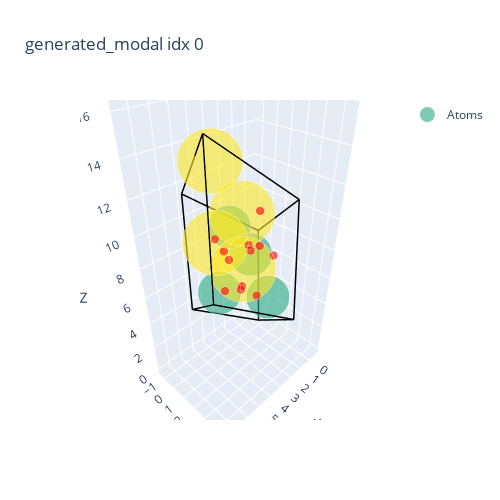
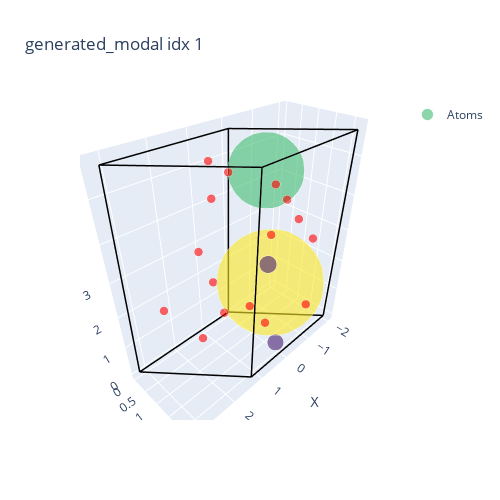
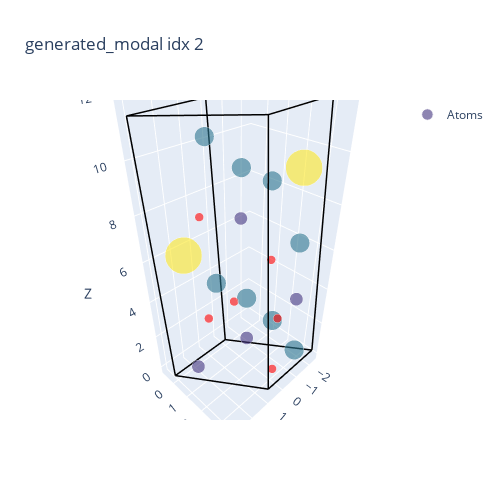
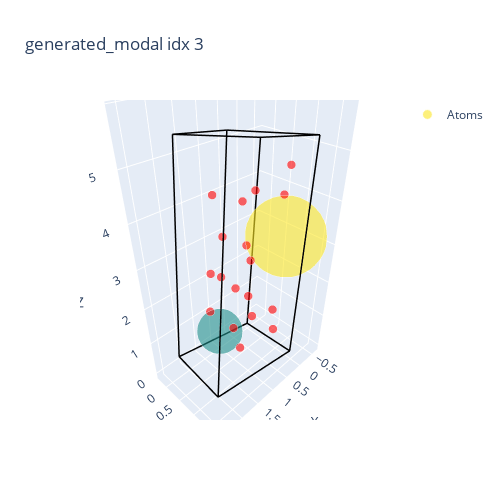

The notebook cell these images were saved under, in order:
### Code cell
# XYZ_PATH = PROJECT_ROOT / "checkpoints" / "modal_results" / "20251122-122521" / "generated_modal.xyz"
XYZ_PATH = PROJECT_ROOT / "checkpoints" / "inference_results" / "20251122-144212" / "generated_modal.xyz"
atoms_list = read(XYZ_PATH, index=":")   # load every structure
print(f"Loaded {len(atoms_list)} structures from {XYZ_PATH}")

for sample_idx, atoms in enumerate(atoms_list[:5]):  # adjust slice as needed
    sample_data = ase_atoms_to_omg_data(atoms)
    plot_crystal_with_points(sample_data, sample_idx, title=f"generated_modal idx {sample_idx}")

### Figure 1 — Plotly figure (JSON) as saved in the notebook; plotly's stock layout.template omitted (floating-point values rounded to 4 significant figures)
{"data": [{"hoverinfo": "text", "hovertext": ["A_n: 31<br>Pos: (0.48, -0.55, 5.89)", "A_n: 31<br>Pos: (4.22, 1.49, 10.36)", "A_n: 31<br>Pos: (3.52, -0.27, 4.62)", "A_n: 31<br>Pos: (1.81, 2.22, 4.73)", "A_n: 52<br>Pos: (2.52, 0.75, 6.45)", "A_n: 52<br>Pos: (2.13, 0.27, 9.88)", "A_n: 52<br>Pos: (6.26, 2.73, 10.91)", "A_n: 52<br>Pos: (6.03, 2.36, 14.50)", "A_n: -1<br>Pos: (2.62, 2.14, 10.88)", "A_n: -1<br>Pos: (0.85, 1.74, 7.08)", "A_n: -1<br>Pos: (3.41, 2.89, 9.48)", "A_n: -1<br>Pos: (2.63, -0.69, 7.07)", "A_n: -1<br>Pos: (4.41, 2.61, 7.27)", "A_n: -1<br>Pos: (4.26, 1.49, 8.33)", "A_n: -1<br>Pos: (4.05, 0.19, 8.95)", "A_n: -1<br>Pos: (4.33, 1.19, 6.05)", "A_n: -1<br>Pos: (2.85, 1.59, 8.67)", "A_n: -1<br>Pos: (1.63, -0.23, 3.76)", "A_n: -1<br>Pos: (1.74, 0.70, 7.36)", "A_n: -1<br>Pos: (1.48, 1.06, 3.91)"], "marker": {"color": ["rgb(41, 169, 130)", "rgb(41, 169, 130)", "rgb(41, 169, 130)", "rgb(41, 169, 130)", "rgb(253, 231, 37)", "rgb(253, 231, 37)", "rgb(253, 231, 37)", "rgb(253, 231, 37)", "red", "red", "red", "red", "red", "red", "red", "red", "red", "red", "red", "red"], "opacity": 0.6, "size": [30.0, 30.0, 30.0, 30.0, 45.75, 45.75, 45.75, 45.75, 6.0, 6.0, 6.0, 6.0, 6.0, 6.0, 6.0, 6.0, 6.0, 6.0, 6.0, 6.0]}, "mode": "markers", "name": "Atoms", "type": "scatter3d", "x": [0.4835, 4.219, 3.523, 1.812, 2.519, 2.133, 6.263, 6.027, 2.624, 0.852, 3.414, 2.629, 4.405, 4.256, 4.05, 4.327, 2.853, 1.629, 1.742, 1.479], "y": [-0.5455, 1.486, -0.2693, 2.219, 0.7547, 0.2741, 2.73, 2.358, 2.14, 1.738, 2.894, -0.6882, 2.61, 1.493, 0.1856, 1.192, 1.591, -0.2332, 0.6965, 1.057], "z": [5.894, 10.36, 4.617, 4.735, 6.454, 9.883, 10.91, 14.5, 10.88, 7.075, 9.482, 7.069, 7.268, 8.332, 8.948, 6.05, 8.668, 3.755, 7.357, 3.909]}, {"hoverinfo": "none", "line": {"color": "black", "width": 3}, "mode": "lines", "showlegend": false, "type": "scatter3d", "x": [0, 5.499], "y": [0, -0.4663], "z": [0, 4.324]}, {"hoverinfo": "none", "line": {"color": "black", "width": 3}, "mode": "lines", "showlegend": false, "type": "scatter3d", "x": [0, 2.079], "y": [0, 4.513], "z": [0, 4.557]}, {"hoverinfo": "none", "line": {"color": "black", "width": 3}, "mode": "lines", "showlegend": false, "type": "scatter3d", "x": [0, -0.6567], "y": [0, -0.8907], "z": [0, 7.053]}, {"hoverinfo": "none", "line": {"color": "black", "width": 3}, "mode": "lines", "showlegend": false, "type": "scatter3d", "x": [5.499, 7.578], "y": [-0.4663, 4.047], "z": [4.324, 8.881]}, {"hoverinfo": "none", "line": {"color": "black", "width": 3}, "mode": "lines", "showlegend": false, "type": "scatter3d", "x": [5.499, 4.842], "y": [-0.4663, -1.357], "z": [4.324, 11.38]}, {"hoverinfo": "none", "line": {"color": "black", "width": 3}, "mode": "lines", "showlegend": false, "type": "scatter3d", "x": [2.079, 7.578], "y": [4.513, 4.047], "z": [4.557, 8.881]}, {"hoverinfo": "none", "line": {"color": "black", "width": 3}, "mode": "lines", "showlegend": false, "type": "scatter3d", "x": [2.079, 1.422], "y": [4.513, 3.622], "z": [4.557, 11.61]}, {"hoverinfo": "none", "line": {"color": "black", "width": 3}, "mode": "lines", "showlegend": false, "type": "scatter3d", "x": [-0.6567, 4.842], "y": [-0.8907, -1.357], "z": [7.053, 11.38]}, {"hoverinfo": "none", "line": {"color": "black", "width": 3}, "mode": "lines", "showlegend": false, "type": "scatter3d", "x": [-0.6567, 1.422], "y": [-0.8907, 3.622], "z": [7.053, 11.61]}, {"hoverinfo": "none", "line": {"color": "black", "width": 3}, "mode": "lines", "showlegend": false, "type": "scatter3d", "x": [7.578, 6.921], "y": [4.047, 3.156], "z": [8.881, 15.93]}, {"hoverinfo": "none", "line": {"color": "black", "width": 3}, "mode": "lines", "showlegend": false, "type": "scatter3d", "x": [4.842, 6.921], "y": [-1.357, 3.156], "z": [11.38, 15.93]}, {"hoverinfo": "none", "line": {"color": "black", "width": 3}, "mode": "lines", "showlegend": false, "type": "scatter3d", "x": [1.422, 6.921], "y": [3.622, 3.156], "z": [11.61, 15.93]}], "layout": {"autosize": false, "height": 500, "scene": {"xaxis": {"title": {"text": "X"}}, "yaxis": {"title": {"text": "Y"}}, "zaxis": {"title": {"text": "Z"}}}, "title": {"text": "generated_modal idx 0"}, "width": 500}}

### Figure 2 — Plotly figure (JSON) as saved in the notebook; plotly's stock layout.template omitted (floating-point values rounded to 4 significant figures)
{"data": [{"hoverinfo": "text", "hovertext": ["A_n: 62<br>Pos: (-0.64, 0.71, 4.66)", "A_n: 90<br>Pos: (-0.16, 1.41, 1.91)", "A_n: 6<br>Pos: (0.33, 2.16, 0.56)", "A_n: 7<br>Pos: (0.81, 2.17, 3.35)", "A_n: -1<br>Pos: (-1.23, 1.41, 3.35)", "A_n: -1<br>Pos: (-0.22, 0.69, 0.55)", "A_n: -1<br>Pos: (0.84, 0.34, 1.84)", "A_n: -1<br>Pos: (0.77, 0.35, 4.25)", "A_n: -1<br>Pos: (1.54, 0.73, 3.33)", "A_n: -1<br>Pos: (-0.19, 1.44, 4.65)", "A_n: -1<br>Pos: (-0.09, 1.41, 0.46)", "A_n: -1<br>Pos: (1.61, 0.72, 0.59)", "A_n: -1<br>Pos: (1.01, 0.59, 5.28)", "A_n: -1<br>Pos: (-1.41, 1.83, 0.59)", "A_n: -1<br>Pos: (2.44, 0.37, 1.88)", "A_n: -1<br>Pos: (-0.14, 1.42, 3.35)", "A_n: -1<br>Pos: (-0.82, 2.17, 3.28)", "A_n: -1<br>Pos: (1.48, 1.46, 1.91)", "A_n: -1<br>Pos: (1.25, 1.45, 5.36)", "A_n: -1<br>Pos: (0.29, 2.15, 4.69)"], "marker": {"color": ["rgb(66, 188, 113)", "rgb(253, 231, 37)", "rgb(71, 28, 109)", "rgb(71, 32, 112)", "red", "red", "red", "red", "red", "red", "red", "red", "red", "red", "red", "red", "red", "red", "red", "red"], "opacity": 0.6, "size": [53.25, 74.25, 11.25, 12.0, 6.0, 6.0, 6.0, 6.0, 6.0, 6.0, 6.0, 6.0, 6.0, 6.0, 6.0, 6.0, 6.0, 6.0, 6.0, 6.0]}, "mode": "markers", "name": "Atoms", "type": "scatter3d", "x": [-0.6372, -0.1597, 0.3325, 0.8132, -1.23, -0.2202, 0.8381, 0.7717, 1.542, -0.1937, -0.09269, 1.606, 1.012, -1.409, 2.436, -0.1448, -0.817, 1.477, 1.253, 0.2851], "y": [0.7101, 1.408, 2.157, 2.17, 1.412, 0.6867, 0.3401, 0.3483, 0.7254, 1.437, 1.411, 0.7179, 0.5905, 1.832, 0.3663, 1.422, 2.169, 1.455, 1.449, 2.15], "z": [4.657, 1.912, 0.5559, 3.35, 3.352, 0.5471, 1.842, 4.254, 3.33, 4.647, 0.4596, 0.5906, 5.28, 0.5898, 1.88, 3.352, 3.283, 1.908, 5.356, 4.693]}, {"hoverinfo": "none", "line": {"color": "black", "width": 3}, "mode": "lines", "showlegend": false, "type": "scatter3d", "x": [0, 3.223], "y": [0, 0.04619], "z": [0, 0.04174]}, {"hoverinfo": "none", "line": {"color": "black", "width": 3}, "mode": "lines", "showlegend": false, "type": "scatter3d", "x": [0, -1.918], "y": [0, 2.178], "z": [0, 0.03092]}, {"hoverinfo": "none", "line": {"color": "black", "width": 3}, "mode": "lines", "showlegend": false, "type": "scatter3d", "x": [0, -0.1188], "y": [0, 0.01988], "z": [0, 5.586]}, {"hoverinfo": "none", "line": {"color": "black", "width": 3}, "mode": "lines", "showlegend": false, "type": "scatter3d", "x": [3.223, 1.305], "y": [0.04619, 2.225], "z": [0.04174, 0.07266]}, {"hoverinfo": "none", "line": {"color": "black", "width": 3}, "mode": "lines", "showlegend": false, "type": "scatter3d", "x": [3.223, 3.104], "y": [0.04619, 0.06607], "z": [0.04174, 5.628]}, {"hoverinfo": "none", "line": {"color": "black", "width": 3}, "mode": "lines", "showlegend": false, "type": "scatter3d", "x": [-1.918, 1.305], "y": [2.178, 2.225], "z": [0.03092, 0.07266]}, {"hoverinfo": "none", "line": {"color": "black", "width": 3}, "mode": "lines", "showlegend": false, "type": "scatter3d", "x": [-1.918, -2.037], "y": [2.178, 2.198], "z": [0.03092, 5.617]}, {"hoverinfo": "none", "line": {"color": "black", "width": 3}, "mode": "lines", "showlegend": false, "type": "scatter3d", "x": [-0.1188, 3.104], "y": [0.01988, 0.06607], "z": [5.586, 5.628]}, {"hoverinfo": "none", "line": {"color": "black", "width": 3}, "mode": "lines", "showlegend": false, "type": "scatter3d", "x": [-0.1188, -2.037], "y": [0.01988, 2.198], "z": [5.586, 5.617]}, {"hoverinfo": "none", "line": {"color": "black", "width": 3}, "mode": "lines", "showlegend": false, "type": "scatter3d", "x": [1.305, 1.186], "y": [2.225, 2.245], "z": [0.07266, 5.659]}, {"hoverinfo": "none", "line": {"color": "black", "width": 3}, "mode": "lines", "showlegend": false, "type": "scatter3d", "x": [3.104, 1.186], "y": [0.06607, 2.245], "z": [5.628, 5.659]}, {"hoverinfo": "none", "line": {"color": "black", "width": 3}, "mode": "lines", "showlegend": false, "type": "scatter3d", "x": [-2.037, 1.186], "y": [2.198, 2.245], "z": [5.617, 5.659]}], "layout": {"autosize": false, "height": 500, "scene": {"xaxis": {"title": {"text": "X"}}, "yaxis": {"title": {"text": "Y"}}, "zaxis": {"title": {"text": "Z"}}}, "title": {"text": "generated_modal idx 1"}, "width": 500}}

### Figure 3 — Plotly figure (JSON) as saved in the notebook; plotly's stock layout.template omitted (floating-point values rounded to 4 significant figures)
{"data": [{"hoverinfo": "text", "hovertext": ["A_n: 3<br>Pos: (0.59, 2.04, 2.10)", "A_n: 3<br>Pos: (0.57, 1.66, 7.84)", "A_n: 3<br>Pos: (2.44, 0.87, 0.80)", "A_n: 3<br>Pos: (-1.23, 3.14, 3.87)", "A_n: 25<br>Pos: (2.38, 0.51, 6.58)", "A_n: 25<br>Pos: (-1.25, 2.85, 9.55)", "A_n: 9<br>Pos: (1.43, 0.93, 10.77)", "A_n: 9<br>Pos: (-0.12, 1.00, 9.35)", "A_n: 9<br>Pos: (0.34, 3.19, 3.76)", "A_n: 9<br>Pos: (-1.21, 3.34, 0.94)", "A_n: 9<br>Pos: (-0.06, 1.38, 3.57)", "A_n: 9<br>Pos: (0.30, 2.80, 9.54)", "A_n: 9<br>Pos: (1.49, 1.24, 5.19)", "A_n: 9<br>Pos: (-1.22, 3.03, 6.62)", "A_n: -1<br>Pos: (0.29, 3.32, 0.90)", "A_n: -1<br>Pos: (0.34, 2.97, 6.59)", "A_n: -1<br>Pos: (1.32, 0.26, 7.64)", "A_n: -1<br>Pos: (-0.19, 0.48, 2.73)", "A_n: -1<br>Pos: (1.57, 0.75, 3.05)", "A_n: -1<br>Pos: (-1.24, 2.23, 2.15)"], "marker": {"color": ["rgb(68, 53, 127)", "rgb(68, 53, 127)", "rgb(68, 53, 127)", "rgb(68, 53, 127)", "rgb(253, 231, 37)", "rgb(253, 231, 37)", "rgb(44, 116, 142)", "rgb(44, 116, 142)", "rgb(44, 116, 142)", "rgb(44, 116, 142)", "rgb(44, 116, 142)", "rgb(44, 116, 142)", "rgb(44, 116, 142)", "rgb(44, 116, 142)", "red", "red", "red", "red", "red", "red"], "opacity": 0.6, "size": [9.0, 9.0, 9.0, 9.0, 25.5, 25.5, 13.5, 13.5, 13.5, 13.5, 13.5, 13.5, 13.5, 13.5, 6.0, 6.0, 6.0, 6.0, 6.0, 6.0]}, "mode": "markers", "name": "Atoms", "type": "scatter3d", "x": [0.5853, 0.5661, 2.436, -1.235, 2.379, -1.252, 1.434, -0.1151, 0.3389, -1.213, -0.06273, 0.3023, 1.485, -1.225, 0.2862, 0.3419, 1.32, -0.1862, 1.573, -1.242], "y": [2.039, 1.66, 0.8745, 3.145, 0.5112, 2.846, 0.9299, 1.0, 3.187, 3.336, 1.379, 2.795, 1.235, 3.026, 3.318, 2.973, 0.2589, 0.4771, 0.7513, 2.233], "z": [2.096, 7.841, 0.7984, 3.874, 6.578, 9.551, 10.77, 9.348, 3.764, 0.941, 3.573, 9.536, 5.187, 6.615, 0.8956, 6.587, 7.636, 2.73, 3.046, 2.149]}, {"hoverinfo": "none", "line": {"color": "black", "width": 3}, "mode": "lines", "showlegend": false, "type": "scatter3d", "x": [0, 3.106], "y": [0, -0.03709], "z": [0, -0.04853]}, {"hoverinfo": "none", "line": {"color": "black", "width": 3}, "mode": "lines", "showlegend": false, "type": "scatter3d", "x": [0, -2.304], "y": [0, 3.634], "z": [0, 0.2834]}, {"hoverinfo": "none", "line": {"color": "black", "width": 3}, "mode": "lines", "showlegend": false, "type": "scatter3d", "x": [0, -0.08153], "y": [0, -0.6995], "z": [0, 11.41]}, {"hoverinfo": "none", "line": {"color": "black", "width": 3}, "mode": "lines", "showlegend": false, "type": "scatter3d", "x": [3.106, 0.8021], "y": [-0.03709, 3.596], "z": [-0.04853, 0.2349]}, {"hoverinfo": "none", "line": {"color": "black", "width": 3}, "mode": "lines", "showlegend": false, "type": "scatter3d", "x": [3.106, 3.025], "y": [-0.03709, -0.7366], "z": [-0.04853, 11.36]}, {"hoverinfo": "none", "line": {"color": "black", "width": 3}, "mode": "lines", "showlegend": false, "type": "scatter3d", "x": [-2.304, 0.8021], "y": [3.634, 3.596], "z": [0.2834, 0.2349]}, {"hoverinfo": "none", "line": {"color": "black", "width": 3}, "mode": "lines", "showlegend": false, "type": "scatter3d", "x": [-2.304, -2.386], "y": [3.634, 2.934], "z": [0.2834, 11.7]}, {"hoverinfo": "none", "line": {"color": "black", "width": 3}, "mode": "lines", "showlegend": false, "type": "scatter3d", "x": [-0.08153, 3.025], "y": [-0.6995, -0.7366], "z": [11.41, 11.36]}, {"hoverinfo": "none", "line": {"color": "black", "width": 3}, "mode": "lines", "showlegend": false, "type": "scatter3d", "x": [-0.08153, -2.386], "y": [-0.6995, 2.934], "z": [11.41, 11.7]}, {"hoverinfo": "none", "line": {"color": "black", "width": 3}, "mode": "lines", "showlegend": false, "type": "scatter3d", "x": [0.8021, 0.7205], "y": [3.596, 2.897], "z": [0.2349, 11.65]}, {"hoverinfo": "none", "line": {"color": "black", "width": 3}, "mode": "lines", "showlegend": false, "type": "scatter3d", "x": [3.025, 0.7205], "y": [-0.7366, 2.897], "z": [11.36, 11.65]}, {"hoverinfo": "none", "line": {"color": "black", "width": 3}, "mode": "lines", "showlegend": false, "type": "scatter3d", "x": [-2.386, 0.7205], "y": [2.934, 2.897], "z": [11.7, 11.65]}], "layout": {"autosize": false, "height": 500, "scene": {"xaxis": {"title": {"text": "X"}}, "yaxis": {"title": {"text": "Y"}}, "zaxis": {"title": {"text": "Z"}}}, "title": {"text": "generated_modal idx 2"}, "width": 500}}

### Figure 4 — Plotly figure (JSON) as saved in the notebook; plotly's stock layout.template omitted (floating-point values rounded to 4 significant figures)
{"data": [{"hoverinfo": "text", "hovertext": ["A_n: 67<br>Pos: (-0.06, 0.98, 3.17)", "A_n: 33<br>Pos: (1.26, 0.30, 0.84)", "A_n: -1<br>Pos: (1.09, 0.99, 3.46)", "A_n: -1<br>Pos: (0.67, 0.65, 1.76)", "A_n: -1<br>Pos: (0.51, 1.34, 4.41)", "A_n: -1<br>Pos: (1.07, 0.22, 2.27)", "A_n: -1<br>Pos: (1.69, 0.63, 2.92)", "A_n: -1<br>Pos: (1.80, 0.68, 2.05)", "A_n: -1<br>Pos: (1.65, 1.43, 4.72)", "A_n: -1<br>Pos: (1.41, 1.14, 1.05)", "A_n: -1<br>Pos: (1.48, 0.53, 4.45)", "A_n: -1<br>Pos: (0.13, 0.28, 0.54)", "A_n: -1<br>Pos: (0.35, 0.50, 4.16)", "A_n: -1<br>Pos: (-0.23, 0.88, 4.62)", "A_n: -1<br>Pos: (0.82, 1.49, 1.99)", "A_n: -1<br>Pos: (1.95, 1.51, 2.29)", "A_n: -1<br>Pos: (1.84, 1.46, 3.14)", "A_n: -1<br>Pos: (0.28, 1.10, 0.78)", "A_n: -1<br>Pos: (0.55, 0.60, 2.64)", "A_n: -1<br>Pos: (0.94, 0.16, 3.21)"], "marker": {"color": ["rgb(253, 231, 37)", "rgb(34, 144, 140)", "red", "red", "red", "red", "red", "red", "red", "red", "red", "red", "red", "red", "red", "red", "red", "red", "red", "red"], "opacity": 0.6, "size": [57.0, 31.5, 6.0, 6.0, 6.0, 6.0, 6.0, 6.0, 6.0, 6.0, 6.0, 6.0, 6.0, 6.0, 6.0, 6.0, 6.0, 6.0, 6.0, 6.0]}, "mode": "markers", "name": "Atoms", "type": "scatter3d", "x": [-0.05799, 1.257, 1.092, 0.6667, 0.5069, 1.065, 1.689, 1.8, 1.648, 1.41, 1.479, 0.1258, 0.3509, -0.231, 0.8189, 1.953, 1.842, 0.2781, 0.5521, 0.9393], "y": [0.9835, 0.2984, 0.9917, 0.6524, 1.339, 0.2165, 0.6285, 0.6825, 1.435, 1.138, 0.5324, 0.2797, 0.5035, 0.8786, 1.486, 1.514, 1.464, 1.104, 0.5974, 0.1613], "z": [3.165, 0.8379, 3.456, 1.758, 4.409, 2.27, 2.918, 2.052, 4.715, 1.052, 4.455, 0.5372, 4.16, 4.62, 1.994, 2.295, 3.136, 0.7757, 2.642, 3.213]}, {"hoverinfo": "none", "line": {"color": "black", "width": 3}, "mode": "lines", "showlegend": false, "type": "scatter3d", "x": [0, 2.266], "y": [0, 0.05767], "z": [0, 0.5729]}, {"hoverinfo": "none", "line": {"color": "black", "width": 3}, "mode": "lines", "showlegend": false, "type": "scatter3d", "x": [0, 0.3069], "y": [0, 1.666], "z": [0, 0.4877]}, {"hoverinfo": "none", "line": {"color": "black", "width": 3}, "mode": "lines", "showlegend": false, "type": "scatter3d", "x": [0, -0.6311], "y": [0, -0.2882], "z": [0, 4.788]}, {"hoverinfo": "none", "line": {"color": "black", "width": 3}, "mode": "lines", "showlegend": false, "type": "scatter3d", "x": [2.266, 2.573], "y": [0.05767, 1.724], "z": [0.5729, 1.061]}, {"hoverinfo": "none", "line": {"color": "black", "width": 3}, "mode": "lines", "showlegend": false, "type": "scatter3d", "x": [2.266, 1.635], "y": [0.05767, -0.2305], "z": [0.5729, 5.361]}, {"hoverinfo": "none", "line": {"color": "black", "width": 3}, "mode": "lines", "showlegend": false, "type": "scatter3d", "x": [0.3069, 2.573], "y": [1.666, 1.724], "z": [0.4877, 1.061]}, {"hoverinfo": "none", "line": {"color": "black", "width": 3}, "mode": "lines", "showlegend": false, "type": "scatter3d", "x": [0.3069, -0.3242], "y": [1.666, 1.378], "z": [0.4877, 5.276]}, {"hoverinfo": "none", "line": {"color": "black", "width": 3}, "mode": "lines", "showlegend": false, "type": "scatter3d", "x": [-0.6311, 1.635], "y": [-0.2882, -0.2305], "z": [4.788, 5.361]}, {"hoverinfo": "none", "line": {"color": "black", "width": 3}, "mode": "lines", "showlegend": false, "type": "scatter3d", "x": [-0.6311, -0.3242], "y": [-0.2882, 1.378], "z": [4.788, 5.276]}, {"hoverinfo": "none", "line": {"color": "black", "width": 3}, "mode": "lines", "showlegend": false, "type": "scatter3d", "x": [2.573, 1.942], "y": [1.724, 1.435], "z": [1.061, 5.849]}, {"hoverinfo": "none", "line": {"color": "black", "width": 3}, "mode": "lines", "showlegend": false, "type": "scatter3d", "x": [1.635, 1.942], "y": [-0.2305, 1.435], "z": [5.361, 5.849]}, {"hoverinfo": "none", "line": {"color": "black", "width": 3}, "mode": "lines", "showlegend": false, "type": "scatter3d", "x": [-0.3242, 1.942], "y": [1.378, 1.435], "z": [5.276, 5.849]}], "layout": {"autosize": false, "height": 500, "scene": {"xaxis": {"title": {"text": "X"}}, "yaxis": {"title": {"text": "Y"}}, "zaxis": {"title": {"text": "Z"}}}, "title": {"text": "generated_modal idx 3"}, "width": 500}}
